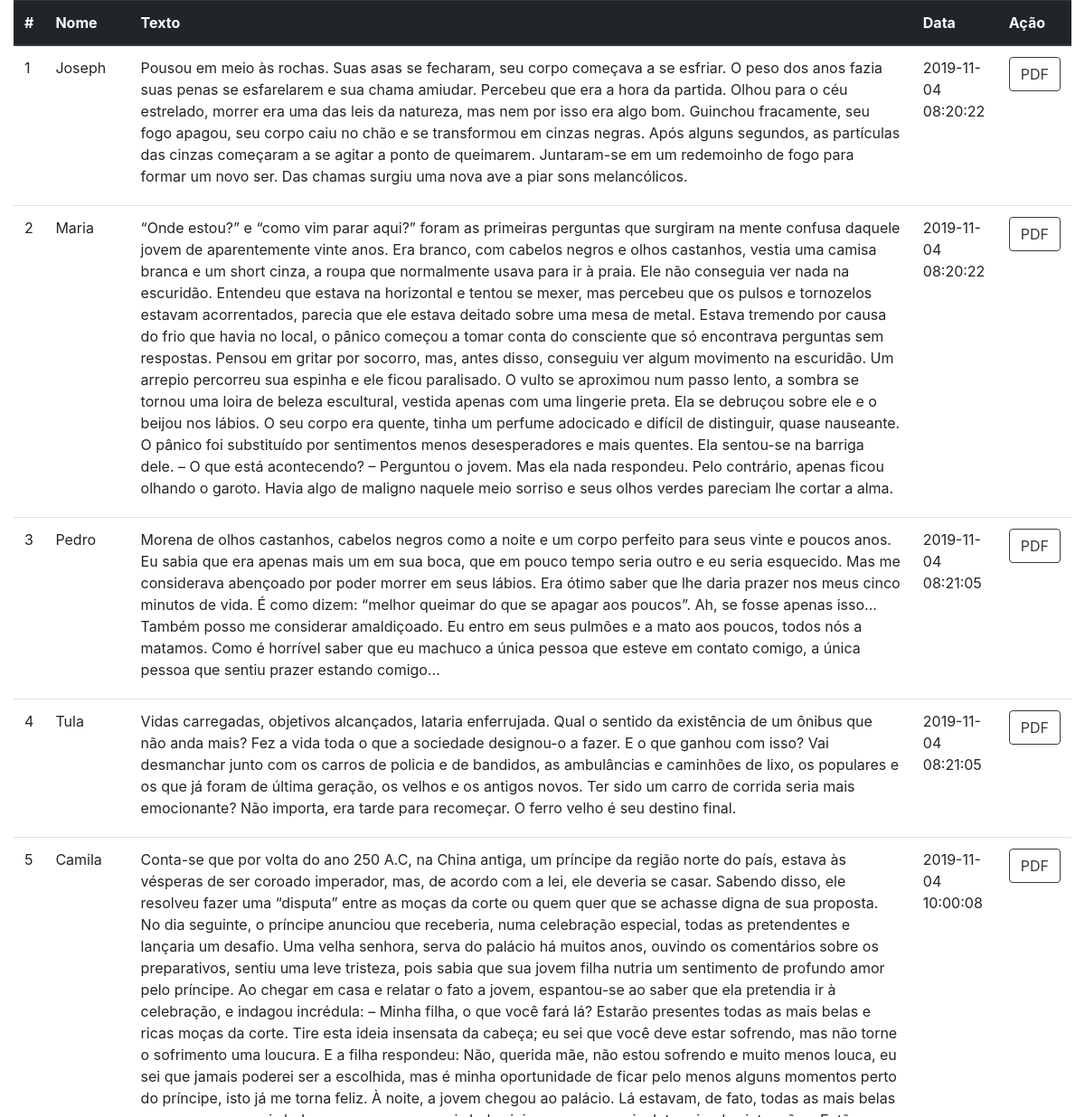
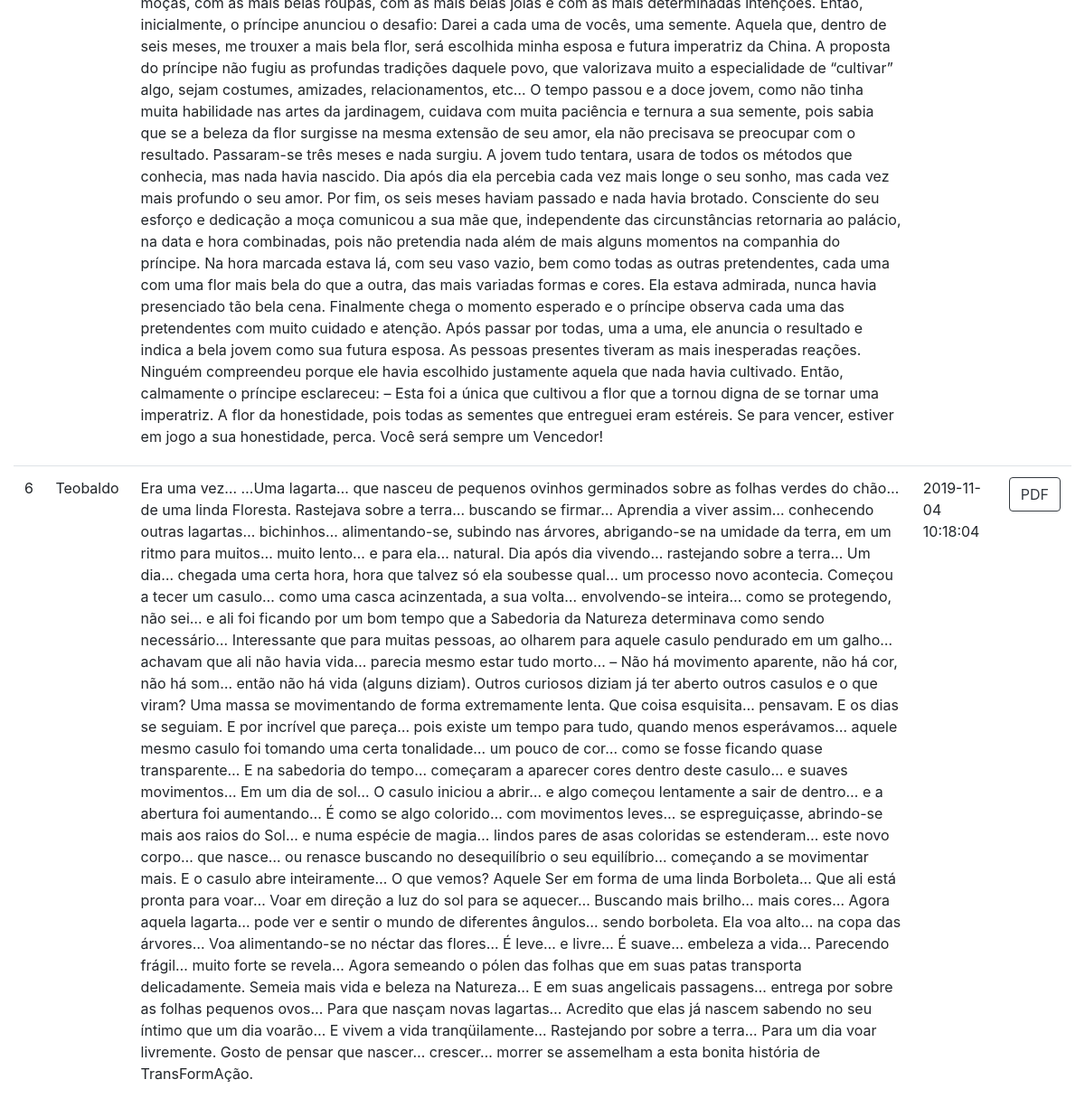
The page / on the database its author committed (2 pictures, top to bottom).
### tables this page shows
CREATE TABLE `pdf` (
  `id` int(11) NOT NULL,
  `texto` mediumtext NOT NULL,
  `nome` varchar(50) NOT NULL,
  `data` datetime NOT NULL DEFAULT CURRENT_TIMESTAMP
);

### index.php (the view, shortened to what this page needs)
<?php
    require_once "conn.php";
    mysqli_set_charset($conn,"utf8");
?>
<!DOCTYPE html>
<html lang="pt-br">
  <head>
    <link rel="stylesheet" href="https://stackpath.bootstrapcdn.com/bootstrap/4.1.3/css/bootstrap.min.css">
  </head>
  <body>
    <div class="container-fluid">
        <table class="table">
            <thead class="thead-dark">
                <tr>
                <th scope="col">#</th>
                <th scope="col">Nome</th>
                <th scope="col">Texto</th>
                <th scope="col">Data</th>
                <th scope="col">Ação</th>
                </tr>
            </thead>
            <tbody>
                <?php
                    $sql = "SELECT * FROM pdf";
                    $res = $conn->query($sql);
                    if($res->num_rows > 0){
						while($row = $res->fetch_object()){
                            echo "<form action='gerapdf.php' method='GET'>";
							echo "<tr>";
							echo "<td><input type='hidden' readonly name='id' value='".$row->id."'>".$row->id."</input></td>";
							echo "<td><label type='text' readonly name='id'>".$row->nome."</label></td>";
							echo "<td><label type='text' readonly name='id'>".$row->texto."</label></td>";
							echo "<td><label type='text' readonly name='id'>".$row->data."</label></td>";
							echo "<td><button type='submit' class='btn btn-outline-dark'>PDF</button></td>";
                            echo "</tr>";
                            echo "</form>";
						}
					}else{
						print "Nenhum arquivo cadastrado";
					}
                ?>
            </tbody>
            </table>
    </div>
  </body>
</html>

### rows shown on the page
pdf: id "1", nome "Joseph", texto "Pousou em meio às rochas. Suas asas se fecharam, seu corpo começava a se esfriar. O peso dos anos fazia suas penas se esfarelarem e sua chama amiudar. Percebeu que era a hora da partida. Olhou para o céu estrelado, morrer era uma das leis da natureza, mas nem por isso era algo bom. Guinchou fracamente, seu fogo apagou, seu corpo caiu no chão e se transformou em cinzas negras. Após alguns segundos, as partículas das cinzas começaram a se agitar a ponto de queimarem. Juntaram-se em um redemoinho de fogo para formar um novo ser. Das chamas surgiu uma nova ave a piar sons melancólicos.", data "2019-11-04 08:20:22"
pdf: id "2", nome "Maria", texto "“Onde estou?” e “como vim parar aqui?” foram as primeiras perguntas que surgiram na mente confusa daquele jovem de aparentemente vinte anos. Era branco, com cabelos negros e olhos castanhos, vestia uma camisa branca e um short cinza, a roupa que normalmente usava para ir à praia. Ele não conseguia ver nada na escuridão. Entendeu que estava na horizontal e tentou se mexer, mas percebeu que os pulsos e tornozelos estavam acorrentados, parecia que ele estava deitado sobre uma mesa de metal. Estava tremendo por causa do frio que havia no local, o pânico começou a tomar conta do consciente que só encontrava perguntas sem respostas. Pensou em gritar por socorro, mas, antes disso, conseguiu ver…", data "2019-11-04 08:20:22"
pdf: id "3", nome "Pedro", texto "Morena de olhos castanhos, cabelos negros como a noite e um corpo perfeito para seus vinte e poucos anos. Eu sabia que era apenas mais um em sua boca, que em pouco tempo seria outro e eu seria esquecido. Mas me considerava abençoado por poder morrer em seus lábios. Era ótimo saber que lhe daria prazer nos meus cinco minutos de vida. É como dizem: “melhor queimar do que se apagar aos poucos”. Ah, se fosse apenas isso... Também posso me considerar amaldiçoado. Eu entro em seus pulmões e a mato aos poucos, todos nós a matamos. Como é horrível saber que eu machuco a única pessoa que esteve em contato comigo, a única pessoa que sentiu prazer estando comigo...", data "2019-11-04 08:21:05"
pdf: id "4", nome "Tula", texto "Vidas carregadas, objetivos alcançados, lataria enferrujada. Qual o sentido da existência de um ônibus que não anda mais? Fez a vida toda o que a sociedade designou-o a fazer. E o que ganhou com isso? Vai desmanchar junto com os carros de policia e de bandidos, as ambulâncias e caminhões de lixo, os populares e os que já foram de última geração, os velhos e os antigos novos. Ter sido um carro de corrida seria mais emocionante? Não importa, era tarde para recomeçar. O ferro velho é seu destino final.", data "2019-11-04 08:21:05"
pdf: id "5", nome "Camila", texto "Conta-se que por volta do ano 250 A.C, na China antiga, um príncipe da região norte do país, estava às vésperas de ser coroado imperador, mas, de acordo com a lei, ele deveria se casar. Sabendo disso, ele resolveu fazer uma “disputa” entre as moças da corte ou quem quer que se achasse digna de sua proposta. No dia seguinte, o príncipe anunciou que receberia, numa celebração especial, todas as pretendentes e lançaria um desafio. Uma velha senhora, serva do palácio há muitos anos, ouvindo os comentários sobre os preparativos, sentiu uma leve tristeza, pois sabia que sua jovem filha nutria um sentimento de profundo amor pelo príncipe. Ao chegar em casa e relatar o fato a jovem, espantou-se ao…", data "2019-11-04 10:00:08"
pdf: id "6", nome "Teobaldo", texto "Era uma vez… …Uma lagarta… que nasceu de pequenos ovinhos germinados sobre as folhas verdes do chão… de uma linda Floresta. Rastejava sobre a terra… buscando se firmar… Aprendia a viver assim… conhecendo outras lagartas… bichinhos… alimentando-se, subindo nas árvores, abrigando-se na umidade da terra, em um ritmo para muitos… muito lento… e para ela… natural. Dia após dia vivendo… rastejando sobre a terra… Um dia… chegada uma certa hora, hora que talvez só ela soubesse qual… um processo novo acontecia. Começou a tecer um casulo… como uma casca acinzentada, a sua volta… envolvendo-se inteira… como se protegendo, não sei… e ali foi ficando por um bom tempo que a Sabedoria da Natureza…", data "2019-11-04 10:18:04"
